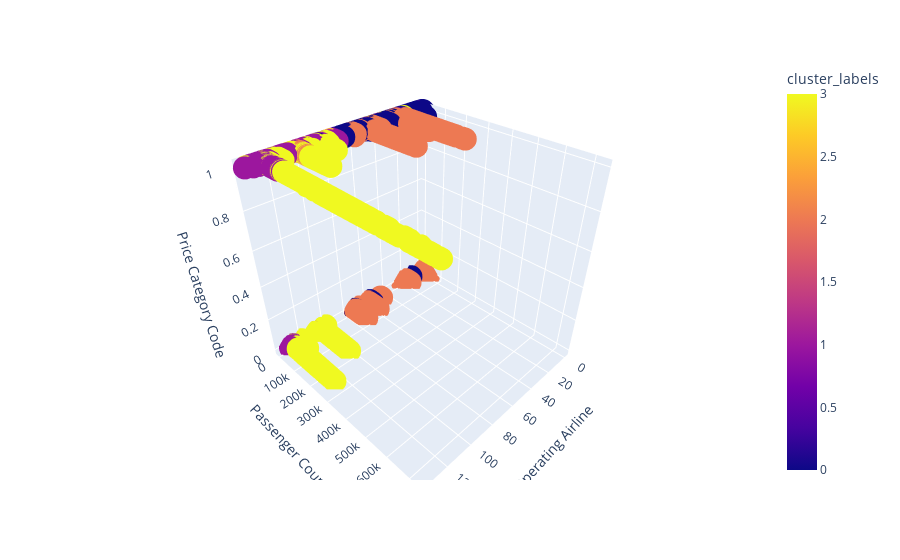

Write notebook code for a chart like this one.
### Code cell
x_val = 'Operating Airline'
y_val = 'Passenger Count'
z_val = 'Price Category Code'
fig = px.scatter_3d(df_new, x=x_val, y=y_val, z=z_val, color='cluster_labels', labels='cluster_labels')
fig.show()

### Figure 1 — Plotly figure (JSON) as saved in the notebook; plotly's stock layout.template omitted (floating-point values rounded to 4 significant figures; data arrays with more than 128 entries replaced by an {"elided": "..."} marker saying what was removed)
{"data": [{"hovertemplate": "Operating Airline=%{x}<br>Passenger Count=%{y}<br>Price Category Code=%{z}<br>cluster_labels=%{marker.color}<extra></extra>", "legendgroup": "", "marker": {"color": {"elided": "17824 int values"}, "coloraxis": "coloraxis", "symbol": "circle"}, "mode": "markers", "name": "", "scene": "scene", "showlegend": false, "type": "scatter3d", "x": {"elided": "17824 int values"}, "y": {"elided": "17824 int values"}, "z": {"elided": "17824 int values"}}], "layout": {"coloraxis": {"colorbar": {"title": {"text": "cluster_labels"}}, "colorscale": [[0, "#0d0887"], [0.1111, "#46039f"], [0.2222, "#7201a8"], [0.3333, "#9c179e"], [0.4444, "#bd3786"], [0.5556, "#d8576b"], [0.6667, "#ed7953"], [0.7778, "#fb9f3a"], [0.8889, "#fdca26"], [1, "#f0f921"]]}, "legend": {"tracegroupgap": 0}, "margin": {"t": 60}, "scene": {"domain": {"x": [0, 1], "y": [0, 1]}, "xaxis": {"title": {"text": "Operating Airline"}}, "yaxis": {"title": {"text": "Passenger Count"}}, "zaxis": {"title": {"text": "Price Category Code"}}}}}
